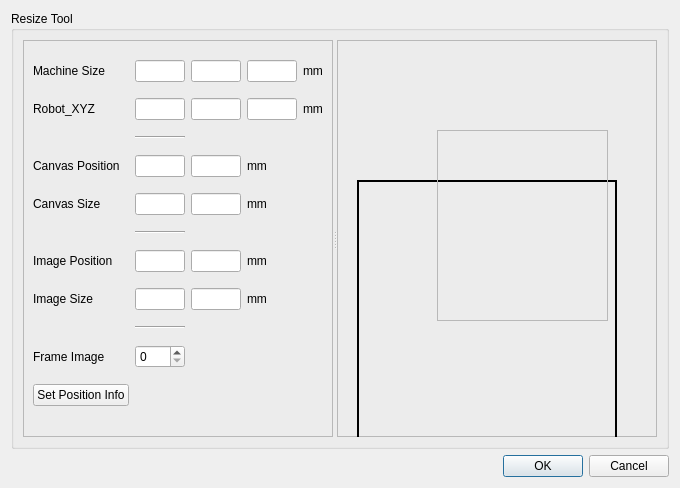
<?xml version="1.0" encoding="UTF-8"?>
<ui version="4.0">
 <class>Dialog_RTD</class>
 <widget class="QDialog" name="Dialog_RTD">
  <property name="geometry">
   <rect>
    <x>0</x>
    <y>0</y>
    <width>680</width>
    <height>488</height>
   </rect>
  </property>
  <property name="windowTitle">
   <string>Resize Tool Dialog</string>
  </property>
  <layout class="QVBoxLayout" name="verticalLayout">
   <item>
    <widget class="QGroupBox" name="groupBox_RTD_Resize">
     <property name="title">
      <string>Resize Tool</string>
     </property>
     <layout class="QVBoxLayout" name="verticalLayout_2">
      <item>
       <widget class="QSplitter" name="splitter_RTD">
        <property name="orientation">
         <enum>Qt::Horizontal</enum>
        </property>
        <widget class="QFrame" name="frame_RTD_Commands">
         <property name="maximumSize">
          <size>
           <width>310</width>
           <height>16777215</height>
          </size>
         </property>
         <property name="frameShape">
          <enum>QFrame::StyledPanel</enum>
         </property>
         <property name="frameShadow">
          <enum>QFrame::Raised</enum>
         </property>
         <layout class="QGridLayout" name="gridLayout">
          <item row="9" column="0">
           <widget class="QLabel" name="label_RTD_Frame">
            <property name="text">
             <string>Frame Image</string>
            </property>
           </widget>
          </item>
          <item row="1" column="0">
           <widget class="QLabel" name="label_RTD_Machine_pos">
            <property name="text">
             <string>Robot_XYZ</string>
            </property>
           </widget>
          </item>
          <item row="7" column="1">
           <widget class="QLineEdit" name="lineEdit_RTD_Image_Size_W"/>
          </item>
          <item row="0" column="3">
           <widget class="QLineEdit" name="lineEdit_RTD_Machine_Size_z"/>
          </item>
          <item row="5" column="1">
           <widget class="Line" name="line_2">
            <property name="orientation">
             <enum>Qt::Horizontal</enum>
            </property>
           </widget>
          </item>
          <item row="1" column="2">
           <widget class="QLineEdit" name="lineEdit_RTD_Machine_pos_y"/>
          </item>
          <item row="1" column="4">
           <widget class="QLabel" name="label_RTD_Machine_pos_unit">
            <property name="text">
             <string>mm</string>
            </property>
           </widget>
          </item>
          <item row="2" column="1">
           <widget class="Line" name="line">
            <property name="orientation">
             <enum>Qt::Horizontal</enum>
            </property>
           </widget>
          </item>
          <item row="3" column="0">
           <widget class="QLabel" name="label_RTD_Canvas_pos">
            <property name="text">
             <string>Canvas Position</string>
            </property>
           </widget>
          </item>
          <item row="4" column="2">
           <widget class="QLineEdit" name="lineEdit_RTD_Canvas_Size_H"/>
          </item>
          <item row="1" column="3">
           <widget class="QLineEdit" name="lineEdit_RTD_Machine_pos_z"/>
          </item>
          <item row="6" column="1">
           <widget class="QLineEdit" name="lineEdit_RTD_Image_pos_x"/>
          </item>
          <item row="6" column="2">
           <widget class="QLineEdit" name="lineEdit_RTD_Image_pos_y"/>
          </item>
          <item row="3" column="2">
           <widget class="QLineEdit" name="lineEdit_RTD_Canvas_pos_y"/>
          </item>
          <item row="3" column="1">
           <widget class="QLineEdit" name="lineEdit_RTD_Canvas_pos_x"/>
          </item>
          <item row="7" column="0">
           <widget class="QLabel" name="label_RTD_Image_Size">
            <property name="text">
             <string>Image Size</string>
            </property>
           </widget>
          </item>
          <item row="1" column="1">
           <widget class="QLineEdit" name="lineEdit_RTD_Machine_pos_x"/>
          </item>
          <item row="4" column="0">
           <widget class="QLabel" name="label_RTD_Canvas_Size">
            <property name="text">
             <string>Canvas Size</string>
            </property>
           </widget>
          </item>
          <item row="0" column="1">
           <widget class="QLineEdit" name="lineEdit_RTD_Machine_Size_x"/>
          </item>
          <item row="0" column="2">
           <widget class="QLineEdit" name="lineEdit_RTD_Machine_Size_y"/>
          </item>
          <item row="4" column="1">
           <widget class="QLineEdit" name="lineEdit_RTD_Canvas_Size_W"/>
          </item>
          <item row="11" column="0">
           <widget class="QPushButton" name="pushButton_RTD_Set_Resized">
            <property name="text">
             <string>Set Position Info</string>
            </property>
           </widget>
          </item>
          <item row="0" column="0">
           <widget class="QLabel" name="label_RTD_Machine_Size">
            <property name="text">
             <string>Machine Size</string>
            </property>
           </widget>
          </item>
          <item row="9" column="1">
           <widget class="QSpinBox" name="spinBox_RTD_Frame">
            <property name="maximum">
             <number>1</number>
            </property>
           </widget>
          </item>
          <item row="3" column="3">
           <widget class="QLabel" name="label_RTD_Canvas_pos_unit">
            <property name="text">
             <string>mm</string>
            </property>
           </widget>
          </item>
          <item row="7" column="2">
           <widget class="QLineEdit" name="lineEdit_RTD_Image_Size_H"/>
          </item>
          <item row="0" column="4">
           <widget class="QLabel" name="label_RTD_Machine_Size_unit">
            <property name="text">
             <string>mm</string>
            </property>
           </widget>
          </item>
          <item row="6" column="0">
           <widget class="QLabel" name="label_RTD_Image_pos">
            <property name="text">
             <string>Image Position</string>
            </property>
           </widget>
          </item>
          <item row="6" column="3">
           <widget class="QLabel" name="label_RTD_Image_pos_unit">
            <property name="text">
             <string>mm</string>
            </property>
           </widget>
          </item>
          <item row="7" column="3">
           <widget class="QLabel" name="label_RTD_Image_Size_unit">
            <property name="text">
             <string>mm</string>
            </property>
           </widget>
          </item>
          <item row="4" column="3">
           <widget class="QLabel" name="label_RTD_Canvas_Size_unit">
            <property name="text">
             <string>mm</string>
            </property>
           </widget>
          </item>
          <item row="8" column="1">
           <widget class="Line" name="line_3">
            <property name="orientation">
             <enum>Qt::Horizontal</enum>
            </property>
           </widget>
          </item>
         </layout>
        </widget>
        <widget class="QFrame" name="frame_RTD_Images">
         <property name="frameShape">
          <enum>QFrame::StyledPanel</enum>
         </property>
         <property name="frameShadow">
          <enum>QFrame::Raised</enum>
         </property>
         <widget class="QLabel" name="label_RTD_Canvas">
          <property name="geometry">
           <rect>
            <x>100</x>
            <y>90</y>
            <width>171</width>
            <height>191</height>
           </rect>
          </property>
          <property name="frameShape">
           <enum>QFrame::StyledPanel</enum>
          </property>
          <property name="text">
           <string/>
          </property>
          <property name="pixmap">
           <pixmap>:/img/Canvas.png</pixmap>
          </property>
          <property name="scaledContents">
           <bool>true</bool>
          </property>
         </widget>
         <widget class="QLabel" name="label_RTD_Image">
          <property name="geometry">
           <rect>
            <x>200</x>
            <y>130</y>
            <width>47</width>
            <height>13</height>
           </rect>
          </property>
          <property name="text">
           <string/>
          </property>
          <property name="pixmap">
           <pixmap>:/img/PreImage.png</pixmap>
          </property>
         </widget>
         <widget class="QLabel" name="label_RTD_Machine">
          <property name="geometry">
           <rect>
            <x>20</x>
            <y>140</y>
            <width>260</width>
            <height>260</height>
           </rect>
          </property>
          <property name="frameShape">
           <enum>QFrame::WinPanel</enum>
          </property>
          <property name="text">
           <string/>
          </property>
          <property name="pixmap">
           <pixmap>:/img/Machine.png</pixmap>
          </property>
          <property name="scaledContents">
           <bool>true</bool>
          </property>
         </widget>
         <widget class="QLabel" name="label_RTD_Machine_Point">
          <property name="geometry">
           <rect>
            <x>20</x>
            <y>370</y>
            <width>30</width>
            <height>30</height>
           </rect>
          </property>
          <property name="text">
           <string/>
          </property>
          <property name="pixmap">
           <pixmap>:/img/MachinePoint.png</pixmap>
          </property>
          <property name="scaledContents">
           <bool>true</bool>
          </property>
         </widget>
         <zorder>label_RTD_Machine</zorder>
         <zorder>label_RTD_Canvas</zorder>
         <zorder>label_RTD_Image</zorder>
         <zorder>label_RTD_Machine_Point</zorder>
        </widget>
       </widget>
      </item>
     </layout>
    </widget>
   </item>
   <item>
    <widget class="QDialogButtonBox" name="buttonBox_RTD">
     <property name="orientation">
      <enum>Qt::Horizontal</enum>
     </property>
     <property name="standardButtons">
      <set>QDialogButtonBox::Cancel|QDialogButtonBox::Ok</set>
     </property>
    </widget>
   </item>
  </layout>
 </widget>
 <resources/>
 <connections>
  <connection>
   <sender>buttonBox_RTD</sender>
   <signal>accepted()</signal>
   <receiver>Dialog_RTD</receiver>
   <slot>accept()</slot>
   <hints>
    <hint type="sourcelabel">
     <x>248</x>
     <y>254</y>
    </hint>
    <hint type="destinationlabel">
     <x>157</x>
     <y>274</y>
    </hint>
   </hints>
  </connection>
  <connection>
   <sender>buttonBox_RTD</sender>
   <signal>rejected()</signal>
   <receiver>Dialog_RTD</receiver>
   <slot>reject()</slot>
   <hints>
    <hint type="sourcelabel">
     <x>316</x>
     <y>260</y>
    </hint>
    <hint type="destinationlabel">
     <x>286</x>
     <y>274</y>
    </hint>
   </hints>
  </connection>
 </connections>
</ui>
